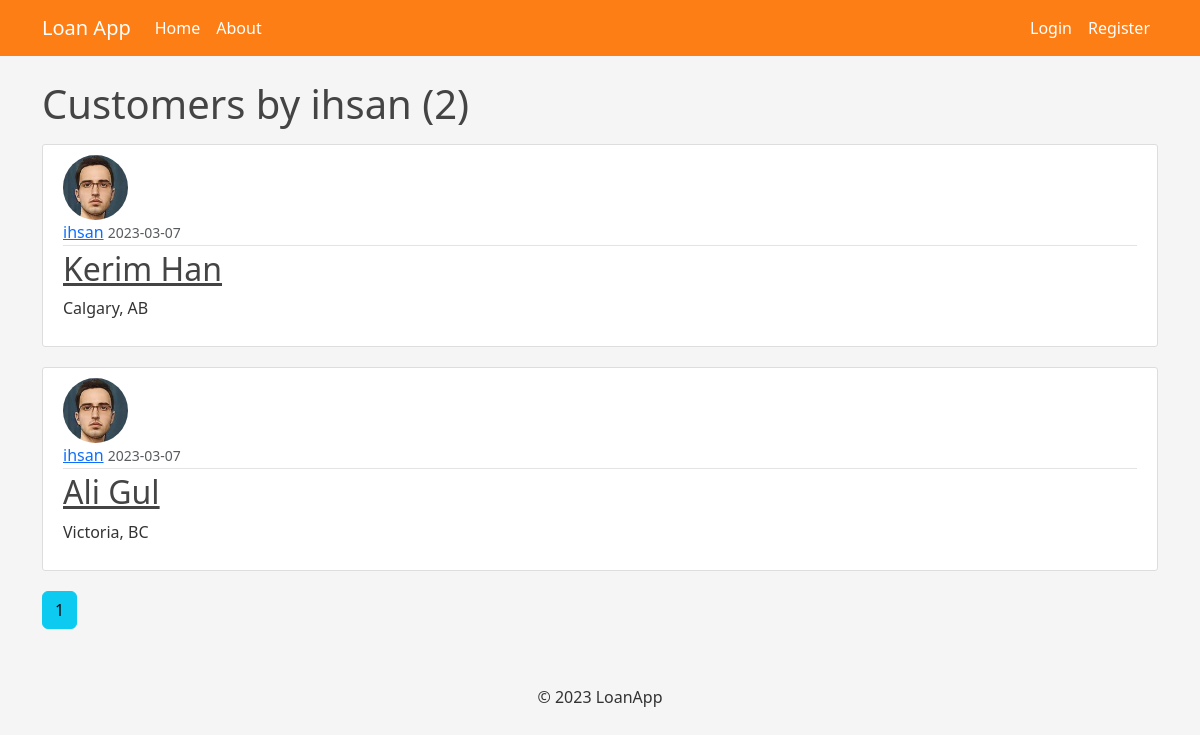
The page /user/ihsan on the database as committed earlier.
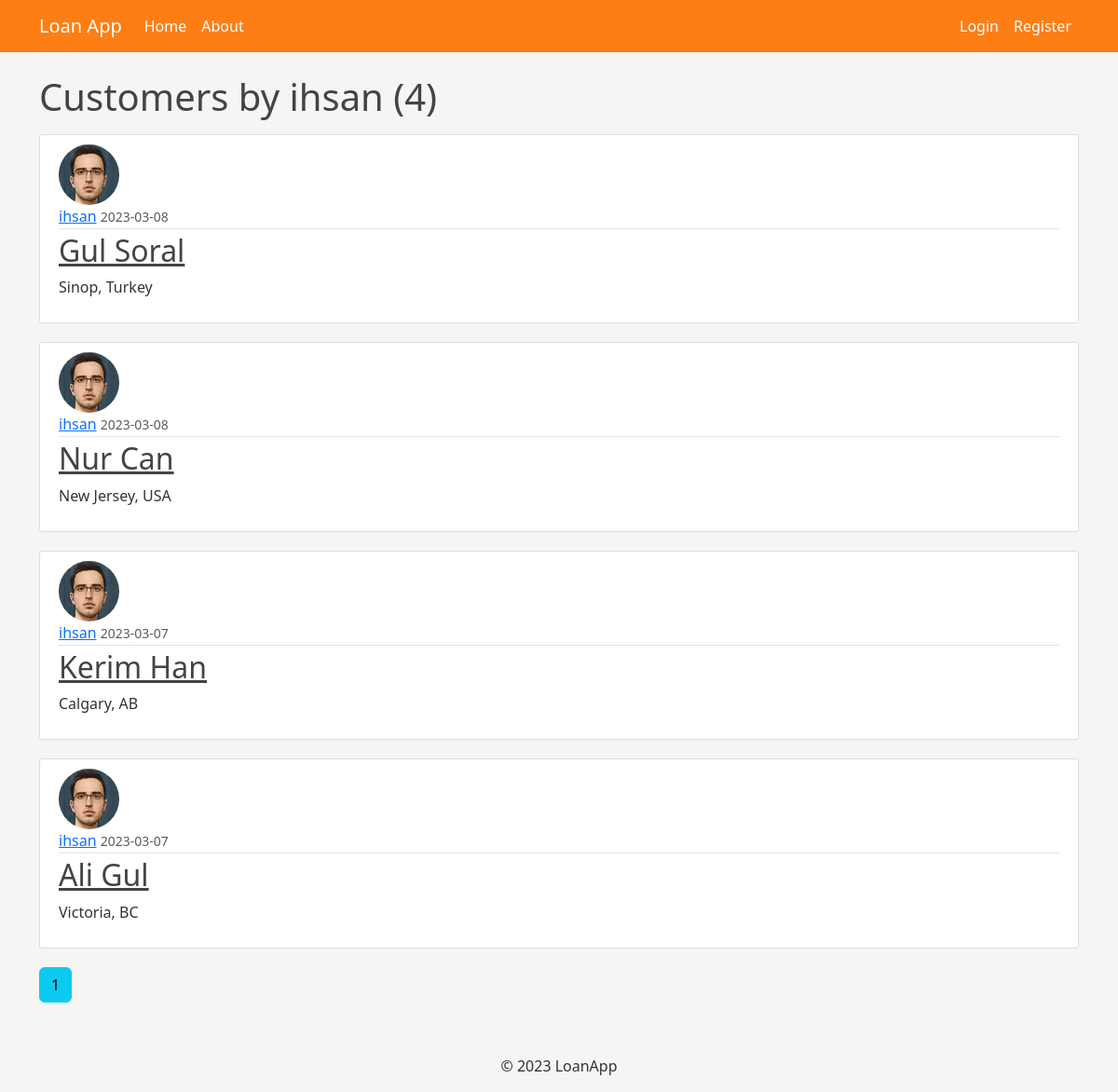
The same page on the database as committed later.
### loanapp_flask/models.py (models this page shows, shortened)
class User(db.Model, UserMixin):
    id = db.Column(db.Integer, primary_key=True)
    username = db.Column(db.String(20), unique=True, nullable=False)
    email = db.Column(db.String(120), unique=True, nullable=False)
    image_file = db.Column(db.String(20), nullable=False, default='default.png')
    password = db.Column(db.String(60), nullable=False)
    customers = db.relationship('Customer', backref='author', lazy=True)

class Customer(db.Model):
    id = db.Column(db.Integer, primary_key=True)
    customer_name = db.Column(db.String(100), nullable=False)
    date_created = db.Column(db.DateTime, nullable=False, default=datetime.utcnow)
    content = db.Column(db.Text, nullable=False)
    res_ins = db.Column(db.Float, default=2)
    res_loan = db.Column(db.Integer, default=2)
    user_id = db.Column(db.Integer, db.ForeignKey('user.id'), nullable=False)
    applications = db.relationship('LoanApplication', backref='customer', lazy=True)
    ins_prem = db.relationship('InsurancePremium', backref='customer', lazy=True)

### loanapp_flask/users/routes.py (the view)
@users.route("/user/<string:username>")
def user_customers(username):
    page = request.args.get('page', 1, type=int)
    user = User.query.filter_by(username=username).first_or_404()
    customers = Customer.query.filter_by(author=user)\
        .order_by(Customer.date_created.desc())\
        .paginate(page=page, per_page=5)
    return render_template('user_customers.html', customers=customers, user=user)

### loanapp_flask/templates/user_customers.html
{% extends "layout.html" %}
{% block content %}
    <h1 class="mb-3">Customers by {{ user.username }} ({{ customers.total }})</h1>
    {% for customer in customers.items %}
        <article class="media content-section">
          <img class="rounded-circle article-img" src="{{ url_for('static', filename='profile_pics/' + customer.author.image_file) }}">
          <div class="media-body">
            <div class="article-metadata">
              <a class="mr-2" href="{{ url_for('users.user_customers', username=customer.author.username) }}">{{ customer.author.username }}</a>
              <small class="text-muted">{{ customer.date_created.strftime('%Y-%m-%d') }}</small>
            </div>
            <h2><a class="article-title" href="{{ url_for('customers.customer', customer_id=customer.id) }}">{{ customer.customer_name }}</a></h2>
            <p class="article-content">{{ customer.content }}</p>
          </div>
        </article>
    {% endfor %}
    {% for page_num in customers.iter_pages(left_edge=1, right_edge=1, left_current=1, right_current=2) %}
      {% if page_num %}
        {% if customers.page == page_num %}
          <a class="btn btn-info mb-4" href="{{ url_for('users.user_customers', username=user.username, page=page_num) }}">{{ page_num }}</a>
        {% else %}
          <a class="btn btn-outline-info mb-4" href="{{ url_for('users.user_customers', username=user.username, page=page_num) }}">{{ page_num }}</a>
        {% endif %}
      {% else %}
        ...
      {% endif %}
    {% endfor %}
{% endblock content %}

### loanapp_flask/templates/layout.html (shortened to what this page needs)
<!DOCTYPE html>
<html>
<head>
    <link href="https://cdn.jsdelivr.net/npm/bootstrap@5.3.0-alpha1/dist/css/bootstrap.min.css" rel="stylesheet">
    <link rel="stylesheet" type="text/css" href="{{ url_for('static', filename='main.css') }}">
</head>
<body>
    <header class="site-header d-flex">
      <nav class="navbar navbar-expand-md navbar-dark bg-steel fixed-top">
        <div class="container">
          <a class="navbar-brand mr-4" href="/">Loan App</a>
          <div class="collapse navbar-collapse justify-content-between" id="navbarToggle">
            <div class="navbar-nav mr-auto">
              <a class="nav-item nav-link" href="{{ url_for('main.home') }}">Home</a>
              <a class="nav-item nav-link" href="{{ url_for('main.about') }}">About</a>
            </div>
            <div class="navbar-nav">
              {% if current_user.is_authenticated %}
                <a class="nav-item nav-link" href="{{ url_for('customers.new_customer') }}">New Customer</a>
                <a class="nav-item nav-link" href="{{ url_for('users.account') }}">Account</a>
                <a class="nav-item nav-link" href="{{ url_for('users.logout') }}">Logout</a>
              {% else %}
                <a class="nav-item nav-link" href="{{ url_for('users.login') }}">Login</a>
                <a class="nav-item nav-link" href="{{ url_for('users.register') }}">Register</a>
              {% endif %}
            </div>
          </div>
        </div>
      </nav>
    </header>
    <main role="main" class="container">
      <div class="row">
        <div class="col-md-12">
          {% block content %}{% endblock %}
        </div>
      </div>
    </main>
    <footer class="footer">
      <p>&copy; 2023 LoanApp</p>
    </footer>
</body>
</html>

### loanapp_flask/static/main.css (style rules this page uses)
body { background: #f5f5f5; color: #333333; margin-top: 5rem; }
h1, h2, h3, h4, h5, h6 { color: #444444; }
.bg-steel { background-color: #fd7e14; }
.site-header .navbar-nav .nav-link { color: #ffffff; }
.content-section { background: #ffffff; padding: 10px 20px; border: 1px solid #dddddd; border-radius: 3px; margin-bottom: 20px; }
.article-title { color: #444444; }
.article-content { white-space: pre-line; }
.article-img { height: 65px; width: 65px; margin-right: 16px; }
.article-metadata { padding-bottom: 1px; margin-bottom: 4px; border-bottom: 1px solid #e3e3e3 }
.footer { text-align: center; margin-top: 2rem; }

Rows that differ between the two databases and show on the page:
added Customer: image_file (picture), author.username "ihsan", date_created "2023-03-08", customer_name "Gul Soral", content "Sinop, Turkey"
added Customer: image_file (picture), author.username "ihsan", date_created "2023-03-08", customer_name "Nur Can", content "New Jersey, USA"
Other text that changed with them:
{{ customers.total }}: "2" → "4"
